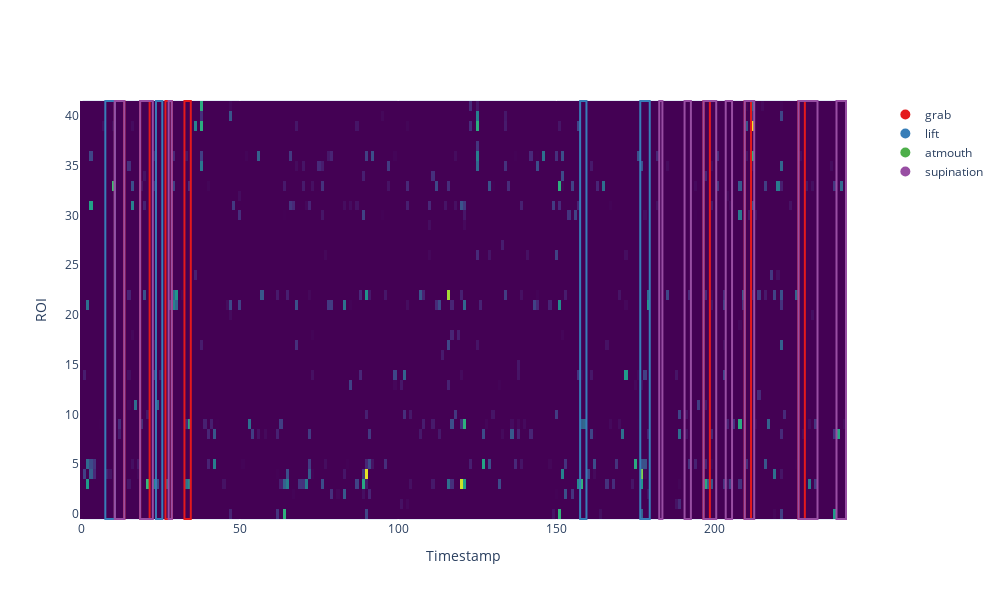

Notebook source saved alongside this figure:
### Code cell
show_data(xi_hat,trial)

### Figure 1 — Plotly figure (JSON) as saved in the notebook; plotly's stock layout.template omitted (floating-point values rounded to 4 significant figures; data arrays with more than 128 entries replaced by an {"elided": "..."} marker saying what was removed)
{"data": [{"colorscale": [[0, "#440154"], [0.1111, "#482878"], [0.2222, "#3e4989"], [0.3333, "#31688e"], [0.4444, "#26828e"], [0.5556, "#1f9e89"], [0.6667, "#35b779"], [0.7778, "#6ece58"], [0.8889, "#b5de2b"], [1, "#fde725"]], "name": "Heatmap", "showscale": false, "type": "heatmap", "z": {"elided": "42x242 float values"}, "zmax": 0.5285, "zmin": 0}, {"marker": {"color": "rgb(228,26,28)", "size": 10}, "mode": "markers", "name": "grab", "showlegend": true, "type": "scatter", "x": [null], "y": [null]}, {"marker": {"color": "rgb(55,126,184)", "size": 10}, "mode": "markers", "name": "lift", "showlegend": true, "type": "scatter", "x": [null], "y": [null]}, {"marker": {"color": "rgb(77,175,74)", "size": 10}, "mode": "markers", "name": "atmouth", "showlegend": true, "type": "scatter", "x": [null], "y": [null]}, {"marker": {"color": "rgb(152,78,163)", "size": 10}, "mode": "markers", "name": "supination", "showlegend": true, "type": "scatter", "x": [null], "y": [null]}], "layout": {"height": 600, "legend": {"x": 1.05, "y": 1}, "shapes": [{"fillcolor": "rgba(0, 0, 0, 0)", "line": {"color": "rgb(228,26,28)", "width": 2}, "name": "grab", "type": "rect", "x0": 10.5, "x1": 13.5, "y0": -0.5, "y1": 41.5}, {"fillcolor": "rgba(0, 0, 0, 0)", "line": {"color": "rgb(228,26,28)", "width": 2}, "name": "grab", "type": "rect", "x0": 18.5, "x1": 21.5, "y0": -0.5, "y1": 41.5}, {"fillcolor": "rgba(0, 0, 0, 0)", "line": {"color": "rgb(228,26,28)", "width": 2}, "name": "grab", "type": "rect", "x0": 26.5, "x1": 28.5, "y0": -0.5, "y1": 41.5}, {"fillcolor": "rgba(0, 0, 0, 0)", "line": {"color": "rgb(228,26,28)", "width": 2}, "name": "grab", "type": "rect", "x0": 32.5, "x1": 34.5, "y0": -0.5, "y1": 41.5}, {"fillcolor": "rgba(0, 0, 0, 0)", "line": {"color": "rgb(228,26,28)", "width": 2}, "name": "grab", "type": "rect", "x0": 196.5, "x1": 198.5, "y0": -0.5, "y1": 41.5}, {"fillcolor": "rgba(0, 0, 0, 0)", "line": {"color": "rgb(228,26,28)", "width": 2}, "name": "grab", "type": "rect", "x0": 209.5, "x1": 211.5, "y0": -0.5, "y1": 41.5}, {"fillcolor": "rgba(0, 0, 0, 0)", "line": {"color": "rgb(228,26,28)", "width": 2}, "name": "grab", "type": "rect", "x0": 226.5, "x1": 228.5, "y0": -0.5, "y1": 41.5}, {"fillcolor": "rgba(0, 0, 0, 0)", "line": {"color": "rgb(55,126,184)", "width": 2}, "name": "lift", "type": "rect", "x0": 7.5, "x1": 10.5, "y0": -0.5, "y1": 41.5}, {"fillcolor": "rgba(0, 0, 0, 0)", "line": {"color": "rgb(55,126,184)", "width": 2}, "name": "lift", "type": "rect", "x0": 23.5, "x1": 25.5, "y0": -0.5, "y1": 41.5}, {"fillcolor": "rgba(0, 0, 0, 0)", "line": {"color": "rgb(55,126,184)", "width": 2}, "name": "lift", "type": "rect", "x0": 157.5, "x1": 159.5, "y0": -0.5, "y1": 41.5}, {"fillcolor": "rgba(0, 0, 0, 0)", "line": {"color": "rgb(55,126,184)", "width": 2}, "name": "lift", "type": "rect", "x0": 176.5, "x1": 179.5, "y0": -0.5, "y1": 41.5}, {"fillcolor": "rgba(0, 0, 0, 0)", "line": {"color": "rgb(152,78,163)", "width": 2}, "name": "supination", "type": "rect", "x0": 10.5, "x1": 13.5, "y0": -0.5, "y1": 41.5}, {"fillcolor": "rgba(0, 0, 0, 0)", "line": {"color": "rgb(152,78,163)", "width": 2}, "name": "supination", "type": "rect", "x0": 18.5, "x1": 22.5, "y0": -0.5, "y1": 41.5}, {"fillcolor": "rgba(0, 0, 0, 0)", "line": {"color": "rgb(152,78,163)", "width": 2}, "name": "supination", "type": "rect", "x0": 27.5, "x1": 28.5, "y0": -0.5, "y1": 41.5}, {"fillcolor": "rgba(0, 0, 0, 0)", "line": {"color": "rgb(152,78,163)", "width": 2}, "name": "supination", "type": "rect", "x0": 182.5, "x1": 183.5, "y0": -0.5, "y1": 41.5}, {"fillcolor": "rgba(0, 0, 0, 0)", "line": {"color": "rgb(152,78,163)", "width": 2}, "name": "supination", "type": "rect", "x0": 190.5, "x1": 192.5, "y0": -0.5, "y1": 41.5}, {"fillcolor": "rgba(0, 0, 0, 0)", "line": {"color": "rgb(152,78,163)", "width": 2}, "name": "supination", "type": "rect", "x0": 196.5, "x1": 200.5, "y0": -0.5, "y1": 41.5}, {"fillcolor": "rgba(0, 0, 0, 0)", "line": {"color": "rgb(152,78,163)", "width": 2}, "name": "supination", "type": "rect", "x0": 203.5, "x1": 205.5, "y0": -0.5, "y1": 41.5}, {"fillcolor": "rgba(0, 0, 0, 0)", "line": {"color": "rgb(152,78,163)", "width": 2}, "name": "supination", "type": "rect", "x0": 209.5, "x1": 212.5, "y0": -0.5, "y1": 41.5}, {"fillcolor": "rgba(0, 0, 0, 0)", "line": {"color": "rgb(152,78,163)", "width": 2}, "name": "supination", "type": "rect", "x0": 226.5, "x1": 232.5, "y0": -0.5, "y1": 41.5}, {"fillcolor": "rgba(0, 0, 0, 0)", "line": {"color": "rgb(152,78,163)", "width": 2}, "name": "supination", "type": "rect", "x0": 238.5, "x1": 241.5, "y0": -0.5, "y1": 41.5}], "width": 1000, "xaxis": {"autorange": true, "range": [-0.5, 241.8], "title": {"text": "Timestamp"}}, "yaxis": {"autorange": true, "range": [-0.6005, 41.6], "title": {"text": "ROI"}}}}
